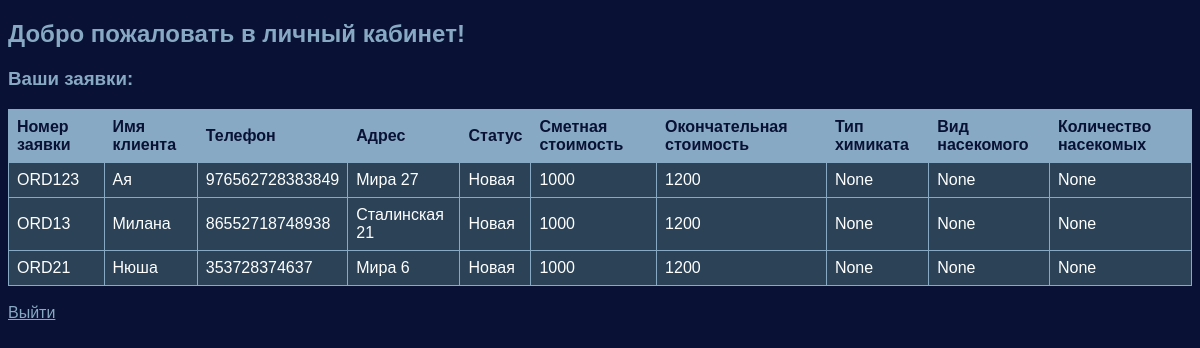
The page /disinsector/dashboard (signed in) on the database its author committed.
### tables this page shows
CREATE TABLE orders (
            id INTEGER PRIMARY KEY AUTOINCREMENT,
            client_id INTEGER NOT NULL,  
            order_id TEXT NOT NULL,
            order_status TEXT DEFAULT 'Новая',
            order_date TEXT,
            estimated_price INTEGER,
            final_price INTEGER,
            poison_type TEXT,
            insect_type TEXT,
            insect_quantity TEXT,
            client_contact TEXT,
            client_address TEXT,
            client_property_type TEXT,
            client_area INTEGER, user_id INTEGER, disinsector_id INTEGER,
            FOREIGN KEY (client_id) REFERENCES users(id)  -- Внешний ключ
        );

CREATE TABLE users (
            id INTEGER PRIMARY KEY AUTOINCREMENT,
            name TEXT NOT NULL,
            object TEXT NOT NULL,
            insect_quantity TEXT NOT NULL,
            disinsect_experience TEXT NOT NULL,
            phone TEXT NOT NULL,
            address TEXT NOT NULL
        );

### app.py (the view)
@app.route('/disinsector/dashboard', methods=['GET', 'POST'])
def disinsector_dashboard():
    if 'disinsector_id' in session and session.get('role') == 'disinsector':
        disinsector_id = session.get('disinsector_id')
        conn = sqlite3.connect('disinsect_data.db')
        cur = conn.cursor()
        if request.method == 'POST':
            order_id = request.form['order_id']
            new_status = request.form['status']
            cur.execute("UPDATE orders SET status = ? WHERE id = ?", (new_status, order_id))
            conn.commit()
        cur.execute('''
                    SELECT o.order_id, u.name, u.phone, u.address, o.order_status, o.estimated_price, o.final_price,
                           o.poison_type, o.insect_type, o.insect_quantity
                    FROM orders o
                    JOIN users u ON o.client_id = u.id
                    WHERE o.disinsector_id = ?
                ''', (disinsector_id,))
        orders = cur.fetchall()
        conn.close()
        if orders:
            return render_template('disinsector_dashboard.html', orders=orders)
        else:
            flash("На данный момент у вас нет заявок.")
            return render_template('disinsector_dashboard.html', orders=[])
    else:
        return redirect(url_for('login'))

### templates/disinsector_dashboard.html (shortened to what this page needs)
<!DOCTYPE html>
<html lang="en">
<head>
</head>
<body>
    <h2>Добро пожаловать в личный кабинет!</h2>
    <h3>Ваши заявки:</h3>
    {% if orders %}
    <table border="1">
        <tr>
            <th>Номер заявки</th>
            <th>Имя клиента</th>
            <th>Телефон</th>
            <th>Адрес</th>
            <th>Статус</th>
            <th>Сметная стоимость</th>
            <th>Окончательная стоимость</th>
            <th>Тип химиката</th>
            <th>Вид насекомого</th>
            <th>Количество насекомых</th>
        </tr>
        {% for order in orders %}
        <tr>
            <td>{{ order[0] }}</td>
            <td>{{ order[1] }}</td>
            <td>{{ order[2] }}</td>
            <td>{{ order[3] }}</td>
            <td>{{ order[4] }}</td>
            <td>{{ order[5] }}</td>
            <td>{{ order[6] }}</td>
            <td>{{ order[7] }}</td>
            <td>{{ order[8] }}</td>
            <td>{{ order[9] }}</td>
        </tr>
        {% endfor %}
    </table>
    {% else %}
        <p>На данный момент у вас нет заявок.</p>
    {% endif %}
    <br>
    <a href="{{ url_for('logout') }}">Выйти</a>
</body>
</html>

### templates/disinsector_dashboard.html (style rules this page uses)
body { font-family: Arial, sans-serif; background-color: #091235; color: #fff; }
h2, h3 { color: #88A9C3; }
table { width: 100%; border-collapse: collapse; background-color: #2B4257; color: #fff; }
th, td { border: 1px solid #88A9C3; padding: 8px; text-align: left; }
th { background-color: #88A9C3; color: #091235; }
a { color: #88A9C3; }

### rows shown on the page
orders: order "ORD123", name "Ая", phone "976562728383849", address "Мира 27", order_status "Новая", estimated_price "1000", final_price "1200", order "None"
orders: order "ORD13", name "Милана", phone "86552718748938", address "Сталинская 21", order_status "Новая", estimated_price "1000", final_price "1200", order "None"
orders: order "ORD21", name "Нюша", phone "353728374637", address "Мира 6", order_status "Новая", estimated_price "1000", final_price "1200", order "None"
